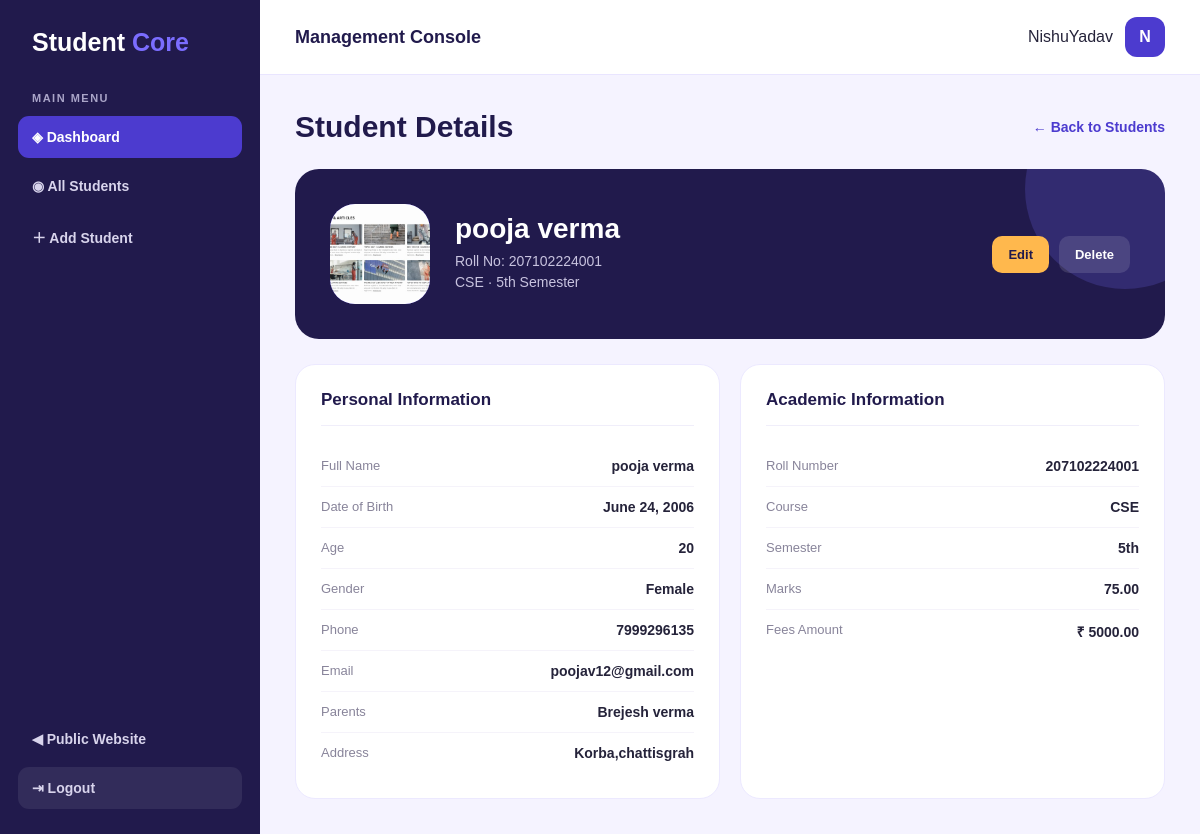
The app's page /students/2/ (signed in) with its own data.
### student/models.py (models this page shows, shortened)
class Student(models.Model):
    GENDER_CHOICES = [
        ('Male', 'Male'),
        ('Female', 'Female'),
        ('Other', 'Other'),
    ]
    SEMESTER_CHOICES = [
        ('1st', '1st Semester'),
        ('2nd', '2nd Semester'),
        ('3rd', '3rd Semester'),
        ('4th', '4th Semester'),
        ('5th', '5th Semester'),
        ('6th', '6th Semester'),
        ('7th', '7th Semester'),
        ('8th', '8th Semester'),
    ]
    name = models.CharField(
        max_length=150
    )
    date_of_birth = models.DateField()
    age = models.PositiveIntegerField()
    address = models.TextField()
    roll_no = models.CharField(
        max_length=50,
        unique=True
    )
    fees_amount = models.DecimalField(
        max_digits=10,
        decimal_places=2
    )
    parents_name = models.CharField(
        max_length=150
    )
    phone_no = models.CharField(
        max_length=15
    )
    email_id = models.EmailField()
    gender = models.CharField(
        max_length=10,
        choices=GENDER_CHOICES
    )
    course = models.CharField(
        max_length=100
    )
    semester = models.CharField(
        max_length=10,
        choices=SEMESTER_CHOICES
    )
    image = models.ImageField(
        upload_to='students/',
        blank=True,
        null=True
    )
    marks = models.DecimalField(
        max_digits=5,
        decimal_places=2
    )
    created_at = models.DateTimeField(
        auto_now_add=True
    )
    updated_at = models.DateTimeField(
        auto_now=True
    )

### student/views.py (the view)
# urls.py: path("students/<int:pk>/", views.student_detail, name="student_detail"),
@login_required
def student_detail(request, pk):
    student = get_object_or_404(
        Student,
        pk=pk
    )
    return render(
        request,
        "student/student_detail.html",
        {
            "student": student
        }
    )

### student/templates/student/student_detail.html (shortened to what this page needs)
{% extends 'student/innerbase.html' %}
{% block content %}
<div class="detail-header">
    <h1>
        Student Details
    </h1>
    <a href="{% url 'student_list' %}" class="back-btn">
        ← Back to Students
    </a>
</div>
<div class="profile-card">
    {% if student.image %}
    <img src="{{ student.image.url }}" class="profile-image">
    {% else %}
    <div class="profile-image">
        {{ student.name|first|upper }}
    </div>
    {% endif %}
    <div class="profile-info">
        <h2>
            {{ student.name }}
        </h2>
        <p>
            Roll No: {{ student.roll_no }}
        </p>
        <p>
            {{ student.course }} · {{ student.semester }} Semester
        </p>
    </div>
    <div class="profile-actions">
        <a href="{% url 'student_update' student.pk %}" class="edit-btn">
            Edit
        </a>
        <a href="{% url 'student_delete' student.pk %}" class="delete-btn">
            Delete
        </a>
    </div>
</div>
<div class="info-grid">
    <div class="info-card">
        <h3>
            Personal Information
        </h3>
        <div class="info-row">
            <span class="info-label">Full Name</span>
            <span class="info-value">{{ student.name }}</span>
        </div>
        <div class="info-row">
            <span class="info-label">Date of Birth</span>
            <span class="info-value">{{ student.date_of_birth }}</span>
        </div>
        <div class="info-row">
            <span class="info-label">Age</span>
            <span class="info-value">{{ student.age }}</span>
        </div>
        <div class="info-row">
            <span class="info-label">Gender</span>
            <span class="info-value">{{ student.gender }}</span>
        </div>
        <div class="info-row">
            <span class="info-label">Phone</span>
            <span class="info-value">{{ student.phone_no }}</span>
        </div>
        <div class="info-row">
            <span class="info-label">Email</span>
            <span class="info-value">{{ student.email_id }}</span>
        </div>
        <div class="info-row">
            <span class="info-label">Parents</span>
            <span class="info-value">{{ student.parents_name }}</span>
        </div>
        <div class="info-row">
            <span class="info-label">Address</span>
            <span class="info-value">{{ student.address }}</span>
        </div>
    </div>
    <div class="info-card">
        <h3>
            Academic Information
        </h3>
        <div class="info-row">
            <span class="info-label">Roll Number</span>
            <span class="info-value">{{ student.roll_no }}</span>
        </div>
        <div class="info-row">
            <span class="info-label">Course</span>
            <span class="info-value">{{ student.course }}</span>
        </div>
        <div class="info-row">
            <span class="info-label">Semester</span>
            <span class="info-value">{{ student.semester }}</span>
        </div>
        <div class="info-row">
            <span class="info-label">Marks</span>
            <span class="info-value">{{ student.marks }}</span>
        </div>
        <div class="info-row">
            <span class="info-label">Fees Amount</span>
            <span class="info-value">₹ {{ student.fees_amount }}</span>
        </div>
    </div>
</div>
{% endblock %}

### student/templates/student/innerbase.html (shortened to what this page needs)
<!DOCTYPE html>
<html lang="en">
<head>
</head>
<body>
<div class="dashboard-layout">
    <aside class="sidebar">
        <div class="sidebar-brand">
            Student <span>Core</span>
        </div>
        <div class="menu-label">
            MAIN MENU
        </div>
        <nav class="sidebar-menu">
            <a
                href="{% url 'dashboard' %}"
                class="active"
            >
                ◈
                Dashboard
            </a>
            <a href="{% url 'student_list' %}">
                ◉
                All Students
            </a>
            <a href="{% url 'student_create' %}">
                ＋
                Add Student
            </a>
        </nav>
        <div class="sidebar-bottom">
            <div class="sidebar-menu">
                <a href="{% url 'home' %}">
                    ◀
                    Public Website
                </a>
                <a
                    href="{% url 'logout' %}"
                    class="logout"
                >
                    ⇥
                    Logout
                </a>
            </div>
        </div>
    </aside>
    <div class="main-area">
        <header class="topbar">
            <div class="topbar-title">
                Management Console
            </div>
            <div class="user-box">
                <div>
                    {{ request.user.username }}
                </div>
                <div class="user-avatar">
                    {{ request.user.username|first|upper }}
                </div>
            </div>
        </header>
        <main class="content">
            {% block content %}
            {% endblock %}
        </main>
    </div>
</div>
</body>
</html>

### student/templates/student/innerbase.html (style rules this page uses)
* { margin: 0; padding: 0; box-sizing: border-box; }
body { font-family: Arial, Helvetica, sans-serif; background: #F5F3FF; color: #25233A; }
.dashboard-layout { min-height: 100vh; display: flex; }
.sidebar { width: 260px; background: #211A4C; color: #FFFFFF; position: fixed; left: 0; top: 0; bottom: 0; padding: 28px 18px; z-index: 100; }
.sidebar-brand { font-size: 25px; font-weight: 800; padding: 0 14px 35px; }
.sidebar-brand span { color: #7B6DFF; }
.menu-label { color: #AAA5C8; font-size: 11px; font-weight: 700; letter-spacing: 1.5px; padding: 0 14px; margin-bottom: 12px; }
.sidebar-menu { display: flex; flex-direction: column; gap: 7px; }
.sidebar-menu a { display: flex; align-items: center; gap: 13px; padding: 13px 14px; border-radius: 11px; color: #D8D4EC; text-decoration: none; font-size: 14px; font-weight: 600; transition: .3s; }
.sidebar-menu a:hover, .sidebar-menu a.active { background: #4C3BCF; color: #FFFFFF; }
.sidebar-bottom { position: absolute; bottom: 25px; left: 18px; right: 18px; }
.logout { background: rgba(255,255,255,.08); }
.main-area { margin-left: 260px; width: calc(100% - 260px); min-height: 100vh; }
.topbar { height: 75px; background: #FFFFFF; border-bottom: 1px solid #E9E5FF; display: flex; align-items: center; justify-content: space-between; padding: 0 35px; }
.topbar-title { font-size: 18px; font-weight: 800; color: #211A4C; }
.user-box { display: flex; align-items: center; gap: 12px; }
.user-avatar { width: 40px; height: 40px; border-radius: 12px; background: #4C3BCF; color: #FFFFFF; display: flex; align-items: center; justify-content: center; font-weight: 800; }
.content { padding: 35px; }

### student/templates/student/student_detail.html (style rules this page uses)
.detail-header { display: flex; justify-content: space-between; align-items: center; margin-bottom: 25px; }
.detail-header h1 { color: #211A4C; font-size: 30px; }
.back-btn { color: #4C3BCF; text-decoration: none; font-weight: 700; font-size: 14px; }
.profile-card { background: #211A4C; border-radius: 24px; padding: 35px; color: #FFFFFF; display: flex; align-items: center; gap: 25px; margin-bottom: 25px; position: relative; overflow: hidden; }
.profile-card::after { content: ""; position: absolute; width: 200px; height: 200px; border-radius: 50%; background: #7B6DFF; opacity: .2; right: -60px; top: -80px; }
.profile-image { width: 100px; height: 100px; border-radius: 25px; background: #4C3BCF; display: flex; align-items: center; justify-content: center; font-size: 35px; font-weight: 800; object-fit: cover; position: relative; z-index: 2; }
.profile-info { position: relative; z-index: 2; }
.profile-info h2 { font-size: 28px; margin-bottom: 8px; }
.profile-info p { color: #C8C3DF; font-size: 14px; margin-bottom: 5px; }
.profile-actions { margin-left: auto; display: flex; gap: 10px; position: relative; z-index: 2; }
.profile-actions a { padding: 11px 16px; border-radius: 10px; text-decoration: none; font-size: 13px; font-weight: 700; }
.edit-btn { background: #FFB84D; color: #211A4C; }
.delete-btn { background: rgba(255, 255, 255, .12); color: #FFFFFF; }
.info-grid { display: grid; grid-template-columns: 1fr 1fr; gap: 20px; }
.info-card { background: #FFFFFF; border: 1px solid #ECE9FF; border-radius: 20px; padding: 25px; }
.info-card h3 { color: #211A4C; font-size: 17px; margin-bottom: 20px; padding-bottom: 15px; border-bottom: 1px solid #F0EEFA; }
.info-row { display: flex; justify-content: space-between; gap: 20px; padding: 12px 0; border-bottom: 1px solid #F5F3FA; }
.info-row:last-child { border-bottom: none; }
.info-label { color: #88849A; font-size: 13px; }
.info-value { color: #25233A; font-size: 14px; font-weight: 700; text-align: right; }

### records on screen
Student: image (picture), name "pooja verma", roll_no "207102224001", course "CSE", semester "5th", date_of_birth "June 24, 2006", age "20", gender "Female", phone_no "7999296135", email_id "poojav12@gmail.com", parents_name "Brejesh verma", address "Korba,chattisgrah", marks "75.00", fees_amount "5000.00"

### other values on screen
{{ request.user.username }} "NishuYadav"
{{ request.user.username|first|upper }} "N"
